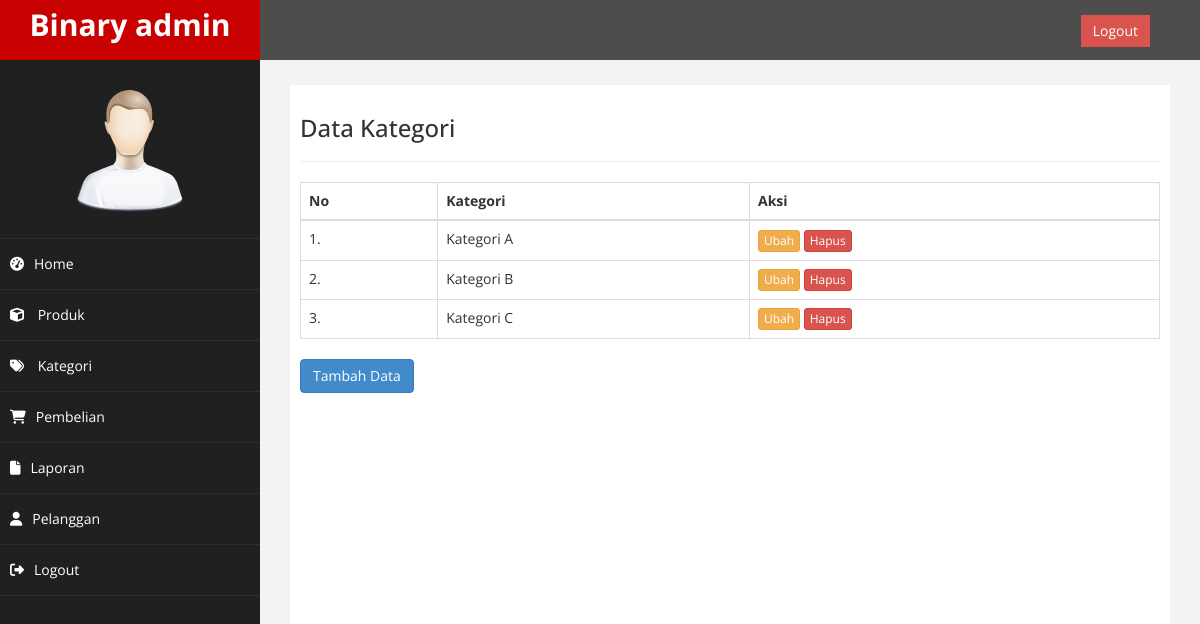
Screenshot of /admin/index.php?halaman=kategori (signed in) with the database file from the repository.
### tables this page shows
CREATE TABLE `kategori` (
  `id_kategori` int(5) NOT NULL,
  `nama_kategori` varchar(100) NOT NULL
);

### admin/kategori.php (the view, shortened to what this page needs)
<?php
include ('../koneksi.php');
$semuadata = [];
$ambil = $koneksi->query("SELECT * FROM kategori");
while($tiap = $ambil->fetch_assoc()){
  $semuadata[] = $tiap;
}
?>
<h3>Data Kategori</h3>
<hr>
<table class="table table-bordered">
  <thead>
    <tr>
      <th>No</th>
      <th>Kategori</th>
      <th>Aksi</th>
    </tr>
  </thead>
  <tbody>
    <?php foreach($semuadata as $key => $value): ?>
    <tr>
      <td><?= $key+1; ?>.</td>
      <td><?= $value['nama_kategori']; ?></td>
      <td>
        <a href="index.php?halaman=editkategori&id_kategori=<?php echo $value['id_kategori']?>"  class="btn btn-warning btn-xs">Ubah</a>
        <a href="hapuskategori.php?idk=<?php echo $value['nama_kategori'] ?>" onclick="return confirm('yakin ingin menghapus?')" class="btn btn-danger btn-xs">Hapus</a>
      </td>
    </tr>
    <?php endforeach; ?>
  </tbody>
</table>
<a href="index.php?halaman=tambahkategori" class="btn btn-primary">Tambah Data</a>

### admin/assets/css/custom.css (style rules this page uses)
body { font-family: 'Open Sans', sans-serif; }

### rows the page displays
kategori: nama_kategori "Kategori A"
kategori: nama_kategori "Kategori B"
kategori: nama_kategori "Kategori C"
